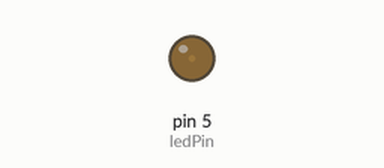
This sketch was run on a simulated Arduino Uno, built with avr-gcc and run on an emulated ATmega328P. Shown: output pins drawn as LEDs (lit = HIGH).

Above: at 0.05 s.
At 0.75 s:
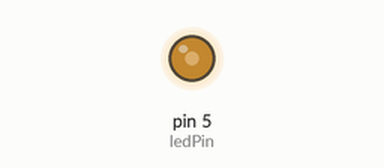
At 1.5 s:
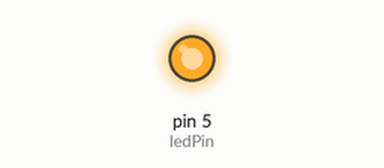
Timing chart, 0 to 3.5 s (numbered marks = the images above):
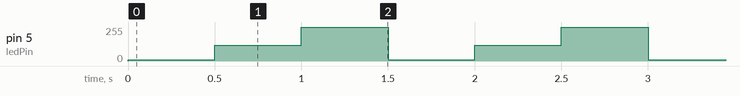

Measured:
- by itself, pin 5 (ledPin): repeats every 1.5 s: 120/255 0.50 s, 255/255 0.50 s, 10/255 0.50 s

The sketch:

Pwm.ino
```cpp
//PWM: 3, 5, 6, 9, 10, and 11.
const int ledPin = 5;      // the pin that the LED is attached to

void setup() {
  pinMode(ledPin, OUTPUT);
}

void loop() {
  analogWrite(ledPin, 10);
  delay(500);
  analogWrite(ledPin, 120);
  delay(500);
  analogWrite(ledPin, 255);
  delay(500);
}
```
